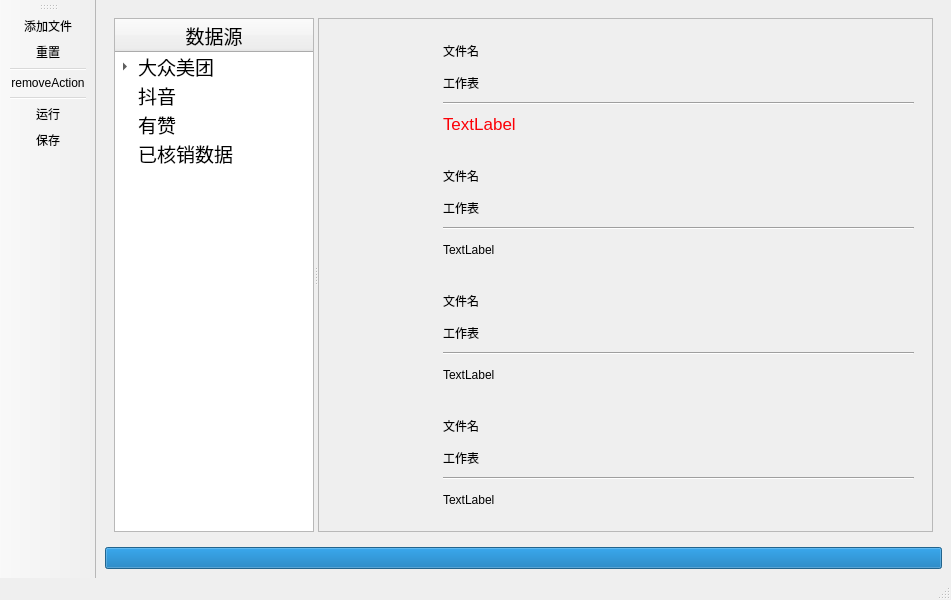
<?xml version="1.0" encoding="UTF-8"?>
<ui version="4.0">
 <class>MainWindow</class>
 <widget class="QMainWindow" name="MainWindow">
  <property name="geometry">
   <rect>
    <x>0</x>
    <y>0</y>
    <width>951</width>
    <height>600</height>
   </rect>
  </property>
  <property name="windowTitle">
   <string>数据核对</string>
  </property>
  <property name="windowIcon">
   <iconset resource="resource.qrc">
    <normaloff>:/image/image/shujuyuan.png</normaloff>:/image/image/shujuyuan.png</iconset>
  </property>
  <widget class="QWidget" name="centralwidget">
   <layout class="QVBoxLayout" name="verticalLayout_6">
    <item>
     <widget class="QWidget" name="widget" native="true">
      <layout class="QHBoxLayout" name="horizontalLayout_3">
       <item>
        <widget class="QSplitter" name="splitter">
         <property name="orientation">
          <enum>Qt::Horizontal</enum>
         </property>
         <widget class="QTreeWidget" name="dataSource">
          <property name="maximumSize">
           <size>
            <width>200</width>
            <height>16777215</height>
           </size>
          </property>
          <property name="baseSize">
           <size>
            <width>0</width>
            <height>0</height>
           </size>
          </property>
          <property name="font">
           <font>
            <pointsize>13</pointsize>
           </font>
          </property>
          <property name="frameShape">
           <enum>QFrame::StyledPanel</enum>
          </property>
          <property name="frameShadow">
           <enum>QFrame::Sunken</enum>
          </property>
          <property name="lineWidth">
           <number>1</number>
          </property>
          <property name="midLineWidth">
           <number>0</number>
          </property>
          <property name="indentation">
           <number>20</number>
          </property>
          <property name="itemsExpandable">
           <bool>true</bool>
          </property>
          <property name="allColumnsShowFocus">
           <bool>false</bool>
          </property>
          <property name="columnCount">
           <number>1</number>
          </property>
          <attribute name="headerDefaultSectionSize">
           <number>100</number>
          </attribute>
          <attribute name="headerHighlightSections">
           <bool>false</bool>
          </attribute>
          <column>
           <property name="text">
            <string>数据源</string>
           </property>
           <property name="font">
            <font>
             <pointsize>14</pointsize>
            </font>
           </property>
           <property name="textAlignment">
            <set>AlignCenter</set>
           </property>
          </column>
          <item>
           <property name="text">
            <string>大众美团</string>
           </property>
           <property name="font">
            <font>
             <pointsize>14</pointsize>
            </font>
           </property>
           <property name="background">
            <brush brushstyle="NoBrush">
             <color alpha="255">
              <red>0</red>
              <green>0</green>
              <blue>0</blue>
             </color>
            </brush>
           </property>
           <property name="icon">
            <iconset resource="resource.qrc">
             <normaloff>:/image/image/dazhongmeituan.png</normaloff>:/image/image/dazhongmeituan.png</iconset>
           </property>
           <item>
            <property name="text">
             <string>表格名</string>
            </property>
            <property name="icon">
             <iconset resource="resource.qrc">
              <normaloff>:/image/image/excel-full.png</normaloff>:/image/image/excel-full.png</iconset>
            </property>
            <item>
             <property name="text">
              <string>工作表1</string>
             </property>
             <property name="icon">
              <iconset resource="resource.qrc">
               <normaloff>:/image/image/biaoge.png</normaloff>:/image/image/biaoge.png</iconset>
             </property>
            </item>
           </item>
          </item>
          <item>
           <property name="text">
            <string>抖音</string>
           </property>
           <property name="font">
            <font>
             <pointsize>14</pointsize>
            </font>
           </property>
           <property name="icon">
            <iconset resource="resource.qrc">
             <normaloff>:/image/image/douyin.png</normaloff>:/image/image/douyin.png</iconset>
           </property>
          </item>
          <item>
           <property name="text">
            <string>有赞</string>
           </property>
           <property name="font">
            <font>
             <pointsize>14</pointsize>
            </font>
           </property>
           <property name="icon">
            <iconset resource="resource.qrc">
             <normaloff>:/image/image/youzan.png</normaloff>:/image/image/youzan.png</iconset>
           </property>
          </item>
          <item>
           <property name="text">
            <string>已核销数据</string>
           </property>
           <property name="font">
            <font>
             <pointsize>14</pointsize>
            </font>
           </property>
           <property name="icon">
            <iconset resource="resource.qrc">
             <normaloff>:/image/image/yihexiao.png</normaloff>:/image/image/yihexiao.png</iconset>
           </property>
          </item>
         </widget>
         <widget class="QScrollArea" name="scrollArea">
          <property name="widgetResizable">
           <bool>true</bool>
          </property>
          <widget class="QWidget" name="scrollAreaWidgetContents">
           <property name="geometry">
            <rect>
             <x>0</x>
             <y>0</y>
             <width>650</width>
             <height>503</height>
            </rect>
           </property>
           <layout class="QVBoxLayout" name="verticalLayout">
            <item>
             <layout class="QHBoxLayout" name="horizontalLayout_4">
              <item>
               <widget class="QLabel" name="tmpLabel1">
                <property name="maximumSize">
                 <size>
                  <width>100</width>
                  <height>100</height>
                 </size>
                </property>
                <property name="text">
                 <string/>
                </property>
                <property name="pixmap">
                 <pixmap resource="resource.qrc">:/image/image/dazhongmeituan.png</pixmap>
                </property>
                <property name="scaledContents">
                 <bool>true</bool>
                </property>
               </widget>
              </item>
              <item>
               <widget class="QWidget" name="widget_2" native="true">
                <layout class="QVBoxLayout" name="verticalLayout_2">
                 <item>
                  <widget class="QLabel" name="m_fileLabel">
                   <property name="text">
                    <string>文件名</string>
                   </property>
                  </widget>
                 </item>
                 <item>
                  <widget class="QLabel" name="m_sheetLabel">
                   <property name="text">
                    <string>工作表</string>
                   </property>
                  </widget>
                 </item>
                 <item>
                  <widget class="Line" name="line_4">
                   <property name="orientation">
                    <enum>Qt::Horizontal</enum>
                   </property>
                  </widget>
                 </item>
                 <item>
                  <widget class="QLabel" name="m_statusLabel">
                   <property name="text">
                    <string>&lt;!DOCTYPE HTML PUBLIC &quot;-//W3C//DTD HTML 4.0//EN&quot; &quot;http://www.w3.org/TR/REC-html40/strict.dtd&quot;&gt;
&lt;html&gt;&lt;head&gt;&lt;meta name=&quot;qrichtext&quot; content=&quot;1&quot; /&gt;&lt;style type=&quot;text/css&quot;&gt;
p, li { white-space: pre-wrap; }
&lt;/style&gt;&lt;/head&gt;&lt;body style=&quot; font-family:'.AppleSystemUIFont'; font-size:13pt; font-weight:400; font-style:normal;&quot;&gt;
&lt;p style=&quot; margin-top:0px; margin-bottom:0px; margin-left:0px; margin-right:0px; -qt-block-indent:0; text-indent:0px;&quot;&gt;&lt;span style=&quot; color:#fc0107;&quot;&gt;TextLabel&lt;/span&gt;&lt;/p&gt;&lt;/body&gt;&lt;/html&gt;</string>
                   </property>
                  </widget>
                 </item>
                </layout>
               </widget>
              </item>
             </layout>
            </item>
            <item>
             <layout class="QHBoxLayout" name="horizontalLayout_5">
              <item>
               <widget class="QLabel" name="tmpLabel2">
                <property name="maximumSize">
                 <size>
                  <width>100</width>
                  <height>100</height>
                 </size>
                </property>
                <property name="text">
                 <string/>
                </property>
                <property name="pixmap">
                 <pixmap resource="resource.qrc">:/image/image/douyin.png</pixmap>
                </property>
                <property name="scaledContents">
                 <bool>true</bool>
                </property>
               </widget>
              </item>
              <item>
               <widget class="QWidget" name="widget_3" native="true">
                <layout class="QVBoxLayout" name="verticalLayout_3">
                 <item>
                  <widget class="QLabel" name="t_fileLabel">
                   <property name="text">
                    <string>文件名</string>
                   </property>
                  </widget>
                 </item>
                 <item>
                  <widget class="QLabel" name="t_sheetLabel">
                   <property name="text">
                    <string>工作表</string>
                   </property>
                  </widget>
                 </item>
                 <item>
                  <widget class="Line" name="line_3">
                   <property name="orientation">
                    <enum>Qt::Horizontal</enum>
                   </property>
                  </widget>
                 </item>
                 <item>
                  <widget class="QLabel" name="t_statusLabel">
                   <property name="text">
                    <string>TextLabel</string>
                   </property>
                  </widget>
                 </item>
                </layout>
               </widget>
              </item>
             </layout>
            </item>
            <item>
             <layout class="QHBoxLayout" name="horizontalLayout_6">
              <item>
               <widget class="QLabel" name="tmpLabel3">
                <property name="maximumSize">
                 <size>
                  <width>100</width>
                  <height>100</height>
                 </size>
                </property>
                <property name="text">
                 <string/>
                </property>
                <property name="pixmap">
                 <pixmap resource="resource.qrc">:/image/image/youzan.png</pixmap>
                </property>
                <property name="scaledContents">
                 <bool>true</bool>
                </property>
               </widget>
              </item>
              <item>
               <widget class="QWidget" name="widget_5" native="true">
                <layout class="QVBoxLayout" name="verticalLayout_4">
                 <item>
                  <widget class="QLabel" name="l_fileLabel">
                   <property name="text">
                    <string>文件名</string>
                   </property>
                  </widget>
                 </item>
                 <item>
                  <widget class="QLabel" name="l_sheetLabel">
                   <property name="text">
                    <string>工作表</string>
                   </property>
                  </widget>
                 </item>
                 <item>
                  <widget class="Line" name="line_2">
                   <property name="orientation">
                    <enum>Qt::Horizontal</enum>
                   </property>
                  </widget>
                 </item>
                 <item>
                  <widget class="QLabel" name="l_statusLabel">
                   <property name="text">
                    <string>TextLabel</string>
                   </property>
                  </widget>
                 </item>
                </layout>
               </widget>
              </item>
             </layout>
            </item>
            <item>
             <layout class="QHBoxLayout" name="horizontalLayout_7">
              <item>
               <widget class="QLabel" name="tmpLabel4">
                <property name="maximumSize">
                 <size>
                  <width>100</width>
                  <height>100</height>
                 </size>
                </property>
                <property name="text">
                 <string/>
                </property>
                <property name="pixmap">
                 <pixmap resource="resource.qrc">:/image/image/yihexiao.png</pixmap>
                </property>
                <property name="scaledContents">
                 <bool>true</bool>
                </property>
               </widget>
              </item>
              <item>
               <widget class="QWidget" name="widget_4" native="true">
                <layout class="QVBoxLayout" name="verticalLayout_5">
                 <item>
                  <widget class="QLabel" name="w_fileLabel">
                   <property name="text">
                    <string>文件名</string>
                   </property>
                  </widget>
                 </item>
                 <item>
                  <widget class="QLabel" name="w_sheetLabel">
                   <property name="text">
                    <string>工作表</string>
                   </property>
                  </widget>
                 </item>
                 <item>
                  <widget class="Line" name="line">
                   <property name="orientation">
                    <enum>Qt::Horizontal</enum>
                   </property>
                  </widget>
                 </item>
                 <item>
                  <widget class="QLabel" name="w_statusLabel">
                   <property name="text">
                    <string>TextLabel</string>
                   </property>
                  </widget>
                 </item>
                </layout>
               </widget>
              </item>
             </layout>
            </item>
           </layout>
          </widget>
         </widget>
        </widget>
       </item>
      </layout>
     </widget>
    </item>
    <item>
     <widget class="QProgressBar" name="progressBar">
      <property name="value">
       <number>100</number>
      </property>
      <property name="textVisible">
       <bool>false</bool>
      </property>
     </widget>
    </item>
   </layout>
  </widget>
  <widget class="QStatusBar" name="statusbar"/>
  <widget class="QToolBar" name="toolBar">
   <property name="windowTitle">
    <string>toolBar</string>
   </property>
   <attribute name="toolBarArea">
    <enum>LeftToolBarArea</enum>
   </attribute>
   <attribute name="toolBarBreak">
    <bool>false</bool>
   </attribute>
   <addaction name="addExcelAction"/>
   <addaction name="resetAction"/>
   <addaction name="separator"/>
   <addaction name="removeAction"/>
   <addaction name="separator"/>
   <addaction name="runAction"/>
   <addaction name="saveAction"/>
  </widget>
  <action name="addExcelAction">
   <property name="checkable">
    <bool>true</bool>
   </property>
   <property name="icon">
    <iconset resource="resource.qrc">
     <normaloff>:/image/image/wenjiantianjia.png</normaloff>:/image/image/wenjiantianjia.png</iconset>
   </property>
   <property name="text">
    <string>添加文件</string>
   </property>
   <property name="shortcut">
    <string>Meta+N</string>
   </property>
  </action>
  <action name="resetAction">
   <property name="checkable">
    <bool>true</bool>
   </property>
   <property name="icon">
    <iconset resource="resource.qrc">
     <normaloff>:/image/image/zhongzhi.png</normaloff>:/image/image/zhongzhi.png</iconset>
   </property>
   <property name="text">
    <string>重置</string>
   </property>
   <property name="shortcut">
    <string>Meta+R</string>
   </property>
  </action>
  <action name="runAction">
   <property name="checkable">
    <bool>true</bool>
   </property>
   <property name="icon">
    <iconset resource="resource.qrc">
     <normaloff>:/image/image/ico_yunhang_xuanzhong.png</normaloff>:/image/image/ico_yunhang_xuanzhong.png</iconset>
   </property>
   <property name="text">
    <string>运行</string>
   </property>
   <property name="shortcut">
    <string>Meta+A</string>
   </property>
  </action>
  <action name="removeAction">
   <property name="checkable">
    <bool>true</bool>
   </property>
   <property name="icon">
    <iconset resource="resource.qrc">
     <normaloff>:/image/image/remove.png</normaloff>:/image/image/remove.png</iconset>
   </property>
   <property name="text">
    <string>removeAction</string>
   </property>
   <property name="shortcut">
    <string>Meta+D</string>
   </property>
  </action>
  <action name="saveAction">
   <property name="checkable">
    <bool>true</bool>
   </property>
   <property name="icon">
    <iconset resource="resource.qrc">
     <normaloff>:/image/image/baocun.png</normaloff>:/image/image/baocun.png</iconset>
   </property>
   <property name="text">
    <string>保存</string>
   </property>
  </action>
 </widget>
 <resources>
  <include location="resource.qrc"/>
 </resources>
 <connections/>
</ui>
